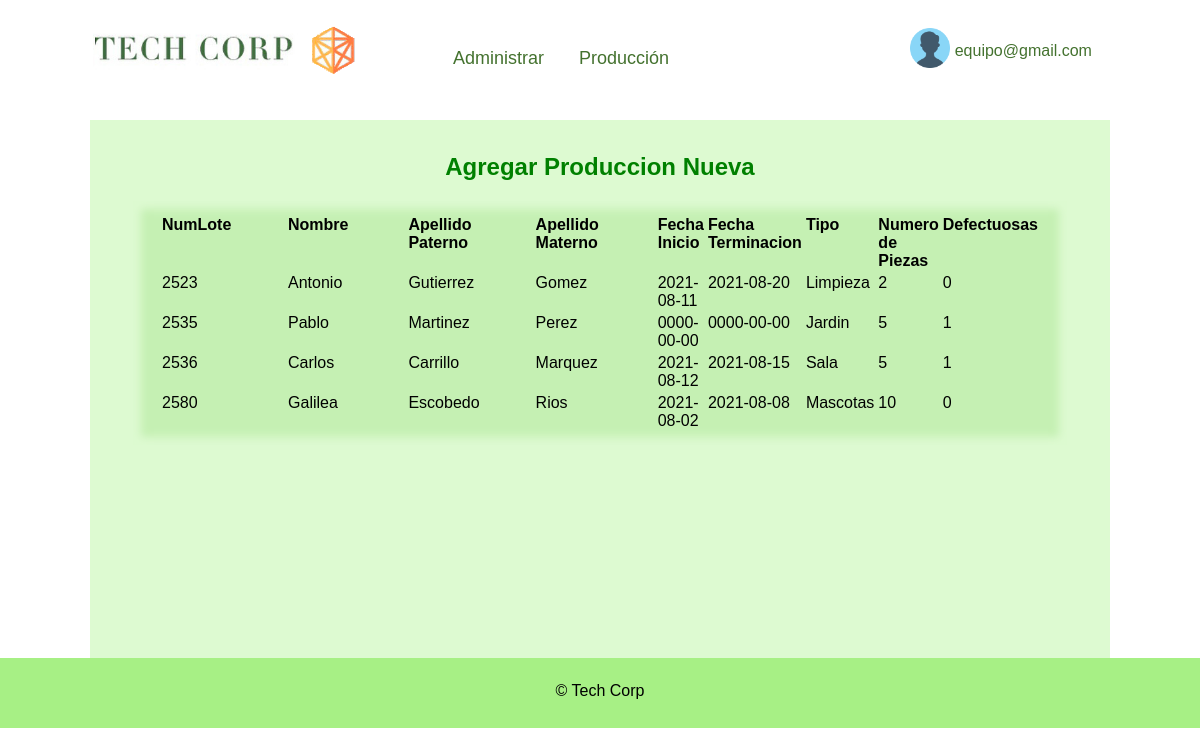
The page /administrar.php (signed in) on the database its author committed.
### tables this page shows
CREATE TABLE `productos` (
  `NumLote` int(11) NOT NULL,
  `Nombre` varchar(35) NOT NULL,
  `ApellidoP` varchar(30) NOT NULL,
  `ApellidoM` varchar(30) NOT NULL,
  `FechaInicio` date NOT NULL,
  `FechaTerm` date NOT NULL,
  `Tipo` varchar(35) NOT NULL,
  `Numero` varchar(11) NOT NULL,
  `PiezasDef` varchar(11) NOT NULL
);

### administrar.php (the view, shortened to what this page needs)
<!DOCTYPE html>
<html lang="es">
<head>
    <link href="css/estilo.css" rel="stylesheet">
</head>
<body>
<header id="cabeza">
<div class="center">
  <div id="logo">
  <a href="index.php"><img src="img/LogoL.jpg" class="app-text" alt="Logo"></a>
				<a href="index.php"><img src="img/LogoI.png" class="app-logo" alt="Logo"></a>
			</div>
			<nav id="menu">
				<ul>
					<li>
						<a href="administrar.php">Administrar </a>
					</li>
					<li>
						<a href="">Producción</a>
					</li>
				</ul>
			<div id="usuario">
      <img src="img/usuario.png" class="img-usuario" alt="Usuario">
			<a href="log_out.php">	<p><?php echo $correo=$_SESSION['correo'];  ?></p>  </a>
			</div>
			</nav>
</div>
</header>
<div class="contenedor">
<h2>Agregar Produccion Nueva</h2>
<div class="card2">
    <div class="container">
    <table border="2">
            <thead>
               <th>NumLote</th>
               <th>Nombre</th>
               <th>Apellido Paterno</th>
               <th>Apellido Materno</th>
               <th>Fecha Inicio</th>
               <th>Fecha Terminacion</th>
               <th>Tipo</th>
               <th>Numero de Piezas</th>
               <th>Defectuosas</th>
            </thead>
    <?php
                include 'conexiondatabase.php';
                $sel=$conexion -> query("select * from productos");
                while ($fila=$sel->fetch_assoc())
                {
                 ?>
        <tbody>
                  <tr class="tabla">
                      <td><?php echo $fila['NumLote']?></td>
                      <td><?php echo $fila['Nombre']?></td>
                      <td><?php echo $fila['ApellidoP']?></td>
                      <td><?php echo $fila['ApellidoM']?></td>
                      <td><?php echo $fila['FechaInicio']?></td>
                      <td><?php echo $fila['FechaTerm']?></td>
                      <td><?php echo $fila['Tipo']?></td>
                      <td><?php echo $fila['Numero']?></td>
                      <td><?php echo $fila['PiezasDef']?></td>
                  </tr>
                 </tbody>
                 <?php
                } ?>
 </table>
      </div>
  </div>
</div>
<footer id="footer">
			<div class="center">
				<p>
					&copy; Tech Corp
				</p>
			</div>
		</footer>
</body>
</html>

### css/estilo.css (style rules this page uses)
body { text-align: center; padding: 0px; margin: 0px; font-family: Arial; }
.center { width: 80%; margin: 0px auto; }
#cabeza { height:120px; width: 100%; }
#logo { width: 30%; float: left; }
#logo .app-text { display: block; float: left; height: 52px; margin-top: 23px; margin-left: -32px; }
#logo .app-logo { display: block; float: left; height: 60px; margin-top: 20px; animation: vueltas infinite 30s linear; }
#menu { width: 67%; float:left; font-size: 18px; }
#menu ul { line-height: 80px; width: 60%; float: left; margin-left: -80px; }
#menu ul li { display: inline-block; list-style: none; height: 46px; margin-left: 15px; margin-right: 15px; }
#menu a { text-decoration: none; transition: 300ms all; display:block; color: #44722F; }
#usuario { width: 15%; float:right; font-size: 16px; color: #323232; line-height: 70px; }
#usuario .img-usuario { display: block; float: left; height: 40px; margin-top: 28px; margin-left: -45px; }
.contenedor { width: 85%; min-height: 500px; margin: 0px auto; background-color: #DDFAD1; padding-top: 13px; padding-bottom: 25px; }
.contenedor h2 { color:green; }
#footer { background-color: #A7F085; width: 100%; height: 70px; line-height: 65px; }
#footer p { margin: 0px; padding: 0px; }
h2 { text-align: center; color: white; }
.container { padding: 2px 16px; }
.card2 { background-color: #C5F0B3; transition: 0.3s; width: 90%; display: block; margin-left: auto; margin-right: auto; overflow: auto; padding: 8px; box-shadow: 0 0 8px 8px #DDFAD1 inset; }
table { padding: 2px; border: 2px green; }
th, td { width: 25%; text-align: left; vertical-align: top; border: 2px green; }

### rows shown on the page
productos: NumLote "2523", Nombre "Antonio", ApellidoP "Gutierrez", ApellidoM "Gomez", FechaInicio "2021-08-11", FechaTerm "2021-08-20", Tipo "Limpieza", Numero "2", PiezasDef "0"
productos: NumLote "2535", Nombre "Pablo", ApellidoP "Martinez", ApellidoM "Perez", FechaInicio "0000-00-00", FechaTerm "0000-00-00", Tipo "Jardin", Numero "5", PiezasDef "1"
productos: NumLote "2536", Nombre "Carlos", ApellidoP "Carrillo", ApellidoM "Marquez", FechaInicio "2021-08-12", FechaTerm "2021-08-15", Tipo "Sala", Numero "5", PiezasDef "1"
productos: NumLote "2580", Nombre "Galilea", ApellidoP "Escobedo", ApellidoM "Rios", FechaInicio "2021-08-02", FechaTerm "2021-08-08", Tipo "Mascotas", Numero "10", PiezasDef "0"

### other values the page prints
$correo=$_SESSION['correo'] "equipo@gmail.com"
